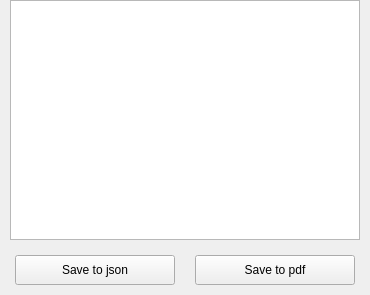
<?xml version="1.0" encoding="UTF-8"?>
<ui version="4.0">
 <class>OrderSectionPage</class>
 <widget class="QWidget" name="OrderSectionPage">
  <property name="geometry">
   <rect>
    <x>0</x>
    <y>0</y>
    <width>370</width>
    <height>295</height>
   </rect>
  </property>
  <property name="minimumSize">
   <size>
    <width>370</width>
    <height>295</height>
   </size>
  </property>
  <property name="windowTitle">
   <string>Form</string>
  </property>
  <layout class="QVBoxLayout" name="verticalLayout">
   <property name="spacing">
    <number>15</number>
   </property>
   <property name="leftMargin">
    <number>10</number>
   </property>
   <property name="topMargin">
    <number>0</number>
   </property>
   <property name="rightMargin">
    <number>10</number>
   </property>
   <property name="bottomMargin">
    <number>10</number>
   </property>
   <item>
    <widget class="QListWidget" name="listWidget">
     <property name="minimumSize">
      <size>
       <width>350</width>
       <height>240</height>
      </size>
     </property>
    </widget>
   </item>
   <item>
    <layout class="QHBoxLayout" name="horizontalLayout">
     <property name="spacing">
      <number>20</number>
     </property>
     <property name="leftMargin">
      <number>5</number>
     </property>
     <property name="rightMargin">
      <number>5</number>
     </property>
     <item>
      <widget class="QPushButton" name="pushButton_2">
       <property name="minimumSize">
        <size>
         <width>160</width>
         <height>30</height>
        </size>
       </property>
       <property name="text">
        <string>Save to json</string>
       </property>
      </widget>
     </item>
     <item>
      <widget class="QPushButton" name="pushButton">
       <property name="minimumSize">
        <size>
         <width>160</width>
         <height>30</height>
        </size>
       </property>
       <property name="text">
        <string>Save to pdf</string>
       </property>
      </widget>
     </item>
    </layout>
   </item>
  </layout>
 </widget>
 <resources/>
 <connections/>
</ui>
